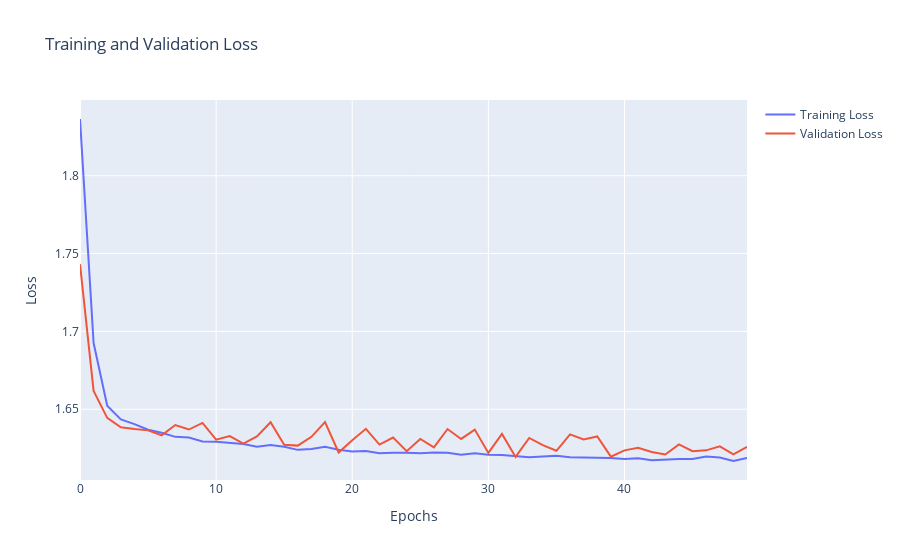

The notebook cell saved with this chart:
### Markdown cell above
## Performance analysis

* 1️⃣ Plot the evolution of the training loss and the validation loss, what do you see? What do you conclude?

### Code cell
fig = go.Figure(data=[
    go.Scatter(y=history["loss"], name="Training Loss", mode="lines"),
    go.Scatter(y=history["val_loss"], name="Validation Loss", mode="lines")
])
fig.update_layout(title="Training and Validation Loss", xaxis_title="Epochs", yaxis_title="Loss")
fig.show()

### Figure 1 — Plotly figure (JSON) as saved in the notebook; plotly's stock layout.template omitted (floating-point values rounded to 4 significant figures)
{"data": [{"mode": "lines", "name": "Training Loss", "type": "scatter", "y": [1.836, 1.693, 1.652, 1.643, 1.64, 1.637, 1.635, 1.632, 1.632, 1.629, 1.629, 1.628, 1.628, 1.626, 1.627, 1.626, 1.624, 1.624, 1.626, 1.624, 1.623, 1.623, 1.622, 1.622, 1.622, 1.622, 1.622, 1.622, 1.621, 1.622, 1.621, 1.621, 1.62, 1.619, 1.62, 1.62, 1.619, 1.619, 1.619, 1.619, 1.618, 1.618, 1.617, 1.618, 1.618, 1.618, 1.62, 1.619, 1.617, 1.619]}, {"mode": "lines", "name": "Validation Loss", "type": "scatter", "y": [1.743, 1.662, 1.644, 1.638, 1.637, 1.636, 1.633, 1.64, 1.637, 1.641, 1.63, 1.633, 1.628, 1.633, 1.642, 1.627, 1.627, 1.632, 1.642, 1.622, 1.63, 1.637, 1.627, 1.632, 1.623, 1.631, 1.626, 1.637, 1.631, 1.637, 1.622, 1.634, 1.619, 1.632, 1.627, 1.623, 1.634, 1.631, 1.633, 1.62, 1.624, 1.625, 1.623, 1.621, 1.627, 1.623, 1.624, 1.626, 1.621, 1.626]}], "layout": {"title": {"text": "Training and Validation Loss"}, "xaxis": {"title": {"text": "Epochs"}}, "yaxis": {"title": {"text": "Loss"}}}}
